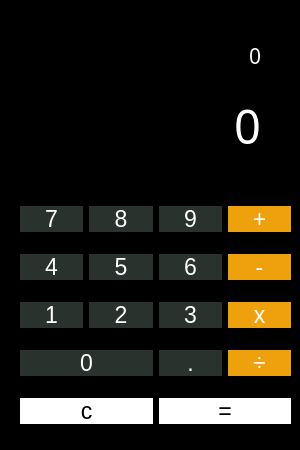
<?xml version="1.0" encoding="UTF-8"?>
<ui version="4.0">
 <class>widget</class>
 <widget class="QWidget" name="widget">
  <property name="geometry">
   <rect>
    <x>0</x>
    <y>0</y>
    <width>300</width>
    <height>450</height>
   </rect>
  </property>
  <property name="maximumSize">
   <size>
    <width>300</width>
    <height>450</height>
   </size>
  </property>
  <property name="font">
   <font>
    <pointsize>35</pointsize>
   </font>
  </property>
  <property name="windowTitle">
   <string>Form</string>
  </property>
  <property name="styleSheet">
   <string notr="true">background-color:black;</string>
  </property>
  <widget class="QLabel" name="display_input">
   <property name="geometry">
    <rect>
     <x>40</x>
     <y>100</y>
     <width>221</width>
     <height>51</height>
    </rect>
   </property>
   <property name="font">
    <font>
     <family>Bahnschrift SemiCondensed</family>
     <pointsize>35</pointsize>
    </font>
   </property>
   <property name="styleSheet">
    <string notr="true">color:white;</string>
   </property>
   <property name="text">
    <string>0</string>
   </property>
   <property name="alignment">
    <set>Qt::AlignRight|Qt::AlignTrailing|Qt::AlignVCenter</set>
   </property>
  </widget>
  <widget class="QLabel" name="display_output">
   <property name="geometry">
    <rect>
     <x>40</x>
     <y>30</y>
     <width>221</width>
     <height>51</height>
    </rect>
   </property>
   <property name="font">
    <font>
     <family>Bahnschrift SemiCondensed</family>
     <pointsize>16</pointsize>
    </font>
   </property>
   <property name="styleSheet">
    <string notr="true">color:white;</string>
   </property>
   <property name="text">
    <string>0</string>
   </property>
   <property name="alignment">
    <set>Qt::AlignRight|Qt::AlignTrailing|Qt::AlignVCenter</set>
   </property>
  </widget>
  <widget class="QWidget" name="gridLayoutWidget">
   <property name="geometry">
    <rect>
     <x>20</x>
     <y>190</y>
     <width>271</width>
     <height>251</height>
    </rect>
   </property>
   <layout class="QGridLayout" name="gridLayout">
    <item row="2" column="2">
     <widget class="QPushButton" name="button_3">
      <property name="font">
       <font>
        <pointsize>17</pointsize>
       </font>
      </property>
      <property name="styleSheet">
       <string notr="true">background-color:#2A322E;
color:white;
border-radius:50px;</string>
      </property>
      <property name="text">
       <string>3</string>
      </property>
     </widget>
    </item>
    <item row="2" column="1">
     <widget class="QPushButton" name="button_2">
      <property name="font">
       <font>
        <pointsize>17</pointsize>
       </font>
      </property>
      <property name="styleSheet">
       <string notr="true">background-color:#2A322E;
color:white;
border-radius:50px;</string>
      </property>
      <property name="text">
       <string>2</string>
      </property>
     </widget>
    </item>
    <item row="2" column="0">
     <widget class="QPushButton" name="button_1">
      <property name="font">
       <font>
        <pointsize>17</pointsize>
       </font>
      </property>
      <property name="styleSheet">
       <string notr="true">background-color:#2A322E;
color:white;
border-radius:50px;</string>
      </property>
      <property name="text">
       <string>1</string>
      </property>
     </widget>
    </item>
    <item row="2" column="3">
     <widget class="QPushButton" name="button_multiply">
      <property name="font">
       <font>
        <pointsize>17</pointsize>
       </font>
      </property>
      <property name="styleSheet">
       <string notr="true">background-color:#EEA10C;
color:white;
border-radius:50px;</string>
      </property>
      <property name="text">
       <string>x</string>
      </property>
     </widget>
    </item>
    <item row="1" column="3">
     <widget class="QPushButton" name="button_minus">
      <property name="font">
       <font>
        <pointsize>17</pointsize>
       </font>
      </property>
      <property name="styleSheet">
       <string notr="true">background-color:#EEA10C;
color:white;
border-radius:50px;</string>
      </property>
      <property name="text">
       <string>-</string>
      </property>
     </widget>
    </item>
    <item row="3" column="0" colspan="2">
     <widget class="QPushButton" name="button_0">
      <property name="font">
       <font>
        <pointsize>17</pointsize>
       </font>
      </property>
      <property name="styleSheet">
       <string notr="true">background-color:#2A322E;
color:white;
border-radius:50px;</string>
      </property>
      <property name="text">
       <string>0</string>
      </property>
     </widget>
    </item>
    <item row="3" column="2">
     <widget class="QPushButton" name="button_decimal">
      <property name="font">
       <font>
        <pointsize>17</pointsize>
       </font>
      </property>
      <property name="styleSheet">
       <string notr="true">background-color:#2A322E;
color:white;
border-radius:50px;</string>
      </property>
      <property name="text">
       <string>.</string>
      </property>
     </widget>
    </item>
    <item row="0" column="1">
     <widget class="QPushButton" name="button_8">
      <property name="font">
       <font>
        <pointsize>17</pointsize>
       </font>
      </property>
      <property name="styleSheet">
       <string notr="true">background-color:#2A322E;
color:white;
border-radius:50px;</string>
      </property>
      <property name="text">
       <string>8</string>
      </property>
     </widget>
    </item>
    <item row="0" column="0">
     <widget class="QPushButton" name="button_7">
      <property name="font">
       <font>
        <pointsize>17</pointsize>
       </font>
      </property>
      <property name="styleSheet">
       <string notr="true">background-color:#2A322E;
color:white;
border-radius:50px;</string>
      </property>
      <property name="text">
       <string>7</string>
      </property>
     </widget>
    </item>
    <item row="1" column="0">
     <widget class="QPushButton" name="button_4">
      <property name="font">
       <font>
        <pointsize>17</pointsize>
       </font>
      </property>
      <property name="styleSheet">
       <string notr="true">background-color:#2A322E;
color:white;
border-radius:50px;</string>
      </property>
      <property name="text">
       <string>4</string>
      </property>
     </widget>
    </item>
    <item row="1" column="2">
     <widget class="QPushButton" name="button_6">
      <property name="font">
       <font>
        <pointsize>17</pointsize>
       </font>
      </property>
      <property name="styleSheet">
       <string notr="true">background-color:#2A322E;
color:white;
border-radius:50px;</string>
      </property>
      <property name="text">
       <string>6</string>
      </property>
     </widget>
    </item>
    <item row="0" column="2">
     <widget class="QPushButton" name="button_9">
      <property name="font">
       <font>
        <pointsize>17</pointsize>
       </font>
      </property>
      <property name="styleSheet">
       <string notr="true">background-color:#2A322E;
color:white;
border-radius:50px;</string>
      </property>
      <property name="text">
       <string>9</string>
      </property>
     </widget>
    </item>
    <item row="0" column="3">
     <widget class="QPushButton" name="button_plus">
      <property name="font">
       <font>
        <pointsize>17</pointsize>
       </font>
      </property>
      <property name="styleSheet">
       <string notr="true">background-color:#EEA10C;
color:white;
border-radius:50px;</string>
      </property>
      <property name="text">
       <string>+</string>
      </property>
     </widget>
    </item>
    <item row="1" column="1">
     <widget class="QPushButton" name="button_5">
      <property name="font">
       <font>
        <pointsize>17</pointsize>
       </font>
      </property>
      <property name="styleSheet">
       <string notr="true">background-color:#2A322E;
color:white;
border-radius:50px;</string>
      </property>
      <property name="text">
       <string>5</string>
      </property>
     </widget>
    </item>
    <item row="3" column="3">
     <widget class="QPushButton" name="button_divide">
      <property name="font">
       <font>
        <pointsize>17</pointsize>
       </font>
      </property>
      <property name="styleSheet">
       <string notr="true">background-color:#EEA10C;
color:white;
border-radius:50px;</string>
      </property>
      <property name="text">
       <string>÷</string>
      </property>
     </widget>
    </item>
    <item row="4" column="0" colspan="2">
     <widget class="QPushButton" name="button_clear">
      <property name="font">
       <font>
        <pointsize>17</pointsize>
       </font>
      </property>
      <property name="styleSheet">
       <string notr="true">background-color:white;
color:black;
border-radius:50px;</string>
      </property>
      <property name="text">
       <string>c</string>
      </property>
     </widget>
    </item>
    <item row="4" column="2" colspan="2">
     <widget class="QPushButton" name="button_equal">
      <property name="font">
       <font>
        <pointsize>17</pointsize>
       </font>
      </property>
      <property name="styleSheet">
       <string notr="true">background-color:white;
color:black;
border-radius:50px;</string>
      </property>
      <property name="text">
       <string>=</string>
      </property>
     </widget>
    </item>
   </layout>
  </widget>
 </widget>
 <resources/>
 <connections/>
</ui>
